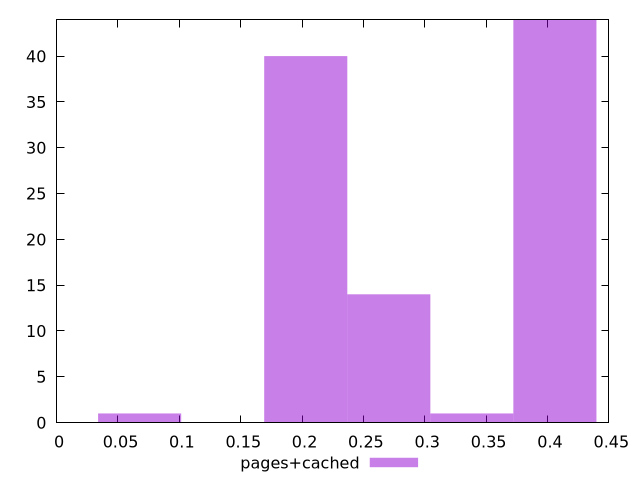

This figure's gnuplot source:
$_pagesCached <<EOF
0.27069060511291826 14
0.40603590766937736 44
0.20301795383468868 40
0.33836325639114784 1
0.06767265127822956 1
EOF
set key outside below
set terminal pngcairo
set output "report_00006_2020-11-02T20-21-41.718Z/cumulative-layout-shift/pages+cached//raw_hist.png"
set yrange [0:44]
set boxwidth 0.06767265127822956
set style fill transparent solid 0.5 noborder
plot $_pagesCached title "pages+cached" with boxes ,
